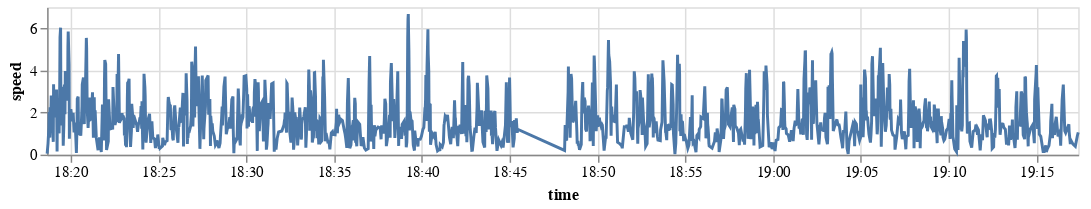

Notebook source saved alongside this figure:
### Markdown cell above
**Note**: Altair doesn't support adding a basemap to a plot (because Vega-lite doesn't support it)

### Code cell
def timeseries_plot(y='distance_cage_1'):
    return (
        alt.Chart(gdf)
        .mark_line(
        )
        .encode(
            x=alt.X('time:T', axis=alt.Axis(format='%H:%M')),
            y=y,
        )
        .properties(
            width=700,
            height=100
        )
    )

timeseries_plot("speed")

### Figure 1 — Vega-Lite specification as saved in the notebook (floating-point values rounded to 4 significant figures; data arrays with more than 128 entries replaced by an {"elided": "..."} marker saying what was removed)
{"config": {"view": {"continuousWidth": 400, "continuousHeight": 300}}, "data": {"name": "data-0dfb82be28ed7da90ee17b4fa1105de2"}, "mark": "line", "encoding": {"x": {"type": "temporal", "axis": {"format": "%H:%M"}, "field": "time"}, "y": {"type": "quantitative", "field": "speed"}}, "height": 100, "width": 700, "$schema": "https://vega.github.io/schema/vega-lite/v4.8.1.json", "datasets": {"data-0dfb82be28ed7da90ee17b4fa1105de2": {"elided": "1333 records"}}}
